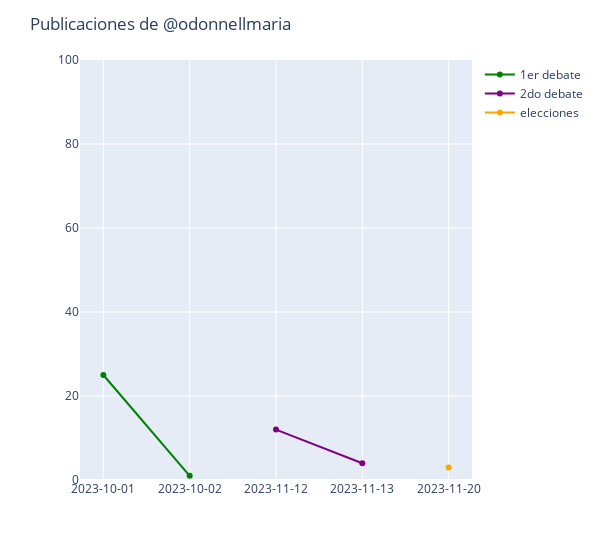

Source (notebook cell):
### Markdown cell above
### Publicaciones por evento

### Code cell
journalist_posts = df.loc[df['from_journalist'].isin([USERNAME])]
journalist_posts = journalist_posts.dropna(subset=['from_journalist'])

eventos = ['1er debate', '2do debate', 'elecciones']
colors = ['green', 'purple', 'orange']
eventos_count = {}

fig = px.line()

for i, evento in enumerate(eventos):
    evento_data = journalist_posts.loc[journalist_posts['event'].isin([evento])]
    evento_count = evento_data.groupby('dt_date').size().reset_index(name='count')
    eventos_count[evento] = evento_count
    fig.add_scatter(x=evento_count['dt_date'], y=evento_count['count'], name=evento, line=dict(color=colors[i]), hovertemplate='posts: %{y}')

fig.update_layout(title=f'Publicaciones de {USERNAME}', width=600)
fig.update_xaxes(type='category')
fig.update_yaxes(range=[0, 100]) 
fig.show()

### Figure 1 — Plotly figure (JSON) as saved in the notebook; plotly's stock layout.template omitted (floating-point values rounded to 4 significant figures)
{"data": [{"hovertemplate": "<extra></extra>", "legendgroup": "", "line": {"color": "#636efa", "dash": "solid"}, "marker": {"symbol": "circle"}, "mode": "lines", "name": "", "orientation": "v", "showlegend": false, "type": "scatter", "xaxis": "x", "yaxis": "y"}, {"hovertemplate": "posts: %{y}", "line": {"color": "green"}, "name": "1er debate", "type": "scatter", "x": ["2023-10-01", "2023-10-02"], "y": [25, 1]}, {"hovertemplate": "posts: %{y}", "line": {"color": "purple"}, "name": "2do debate", "type": "scatter", "x": ["2023-11-12", "2023-11-13"], "y": [12, 4]}, {"hovertemplate": "posts: %{y}", "line": {"color": "orange"}, "name": "elecciones", "type": "scatter", "x": ["2023-11-20"], "y": [3]}], "layout": {"legend": {"tracegroupgap": 0}, "margin": {"t": 60}, "title": {"text": "Publicaciones de @odonnellmaria"}, "width": 600, "xaxis": {"anchor": "y", "domain": [0, 1], "type": "category"}, "yaxis": {"anchor": "x", "domain": [0, 1], "range": [0, 100]}}}
